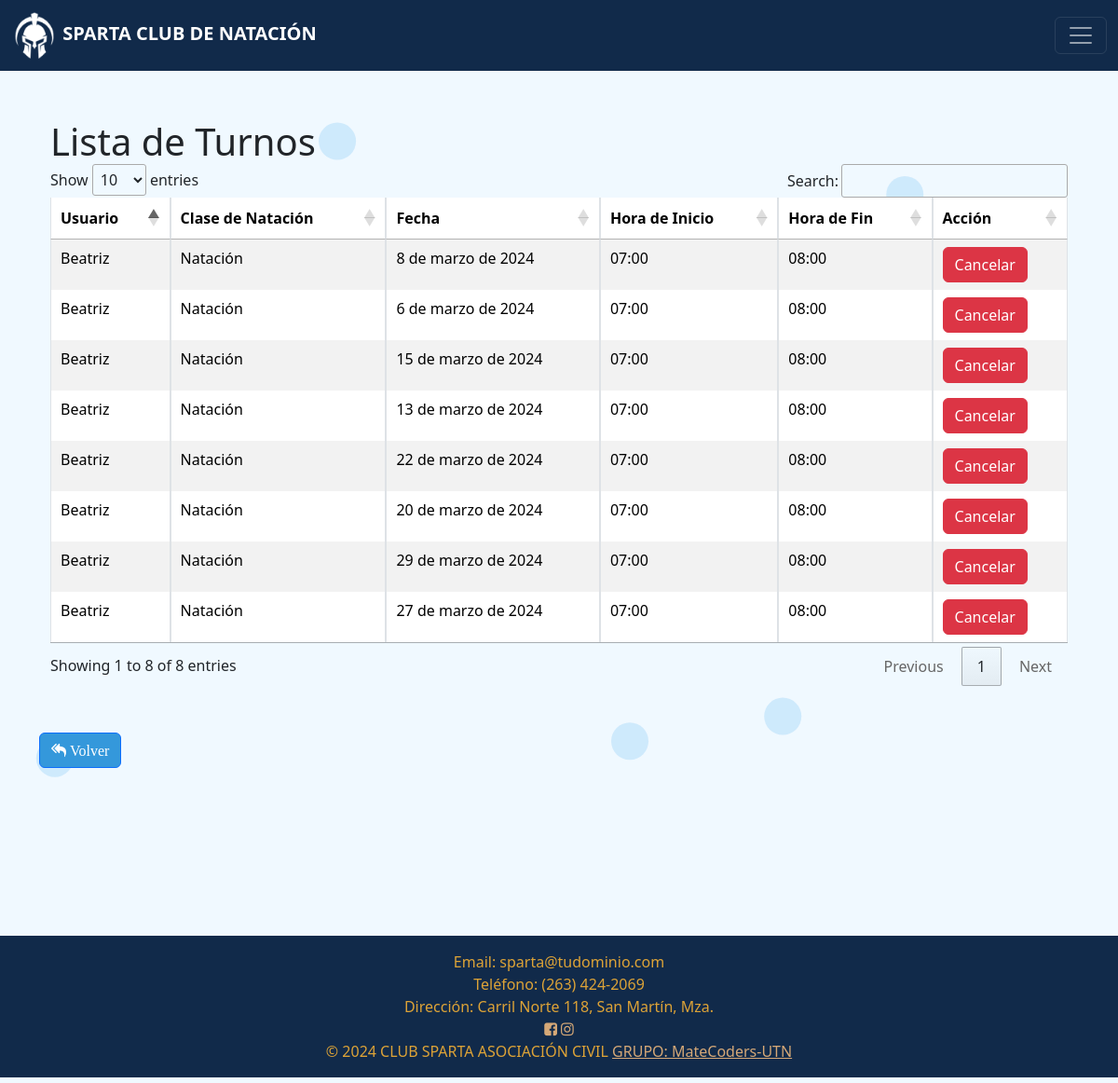
Screenshot of /ver-turnos/ (signed in) with the database file from the repository.
### TIENDA/models.py (models this page shows, shortened)
class InscripcionClase(models.Model):
    usuario = models.ForeignKey(CustomUser, on_delete=models.CASCADE)
    clase_natacion = models.ForeignKey(ClaseNatacion, on_delete=models.CASCADE)
    fecha_inscripcion = models.DateTimeField(auto_now_add=True)
    def obtener_nombre_clase(self):
        return self.clase_natacion.nombre
    def obtener_fecha(self):
        return self.clase_natacion.fecha
    def obtener_hora_inicio(self):
        return self.clase_natacion.hora_inicio
    def obtener_hora_fin(self):
        return self.clase_natacion.hora_fin

class ClaseNatacion(models.Model):
    nombre = models.CharField(max_length=100)
    fecha = models.DateField()
    hora_inicio = models.TimeField()
    hora_fin = models.TimeField()
    cupos_disponibles = models.PositiveIntegerField(default=0)
    precio = models.DecimalField(max_digits=10, decimal_places=2)
    imagen = models.ImageField(upload_to='clase_imagenes/', null=True, blank=True)  # Campo de imagen

### USUARIOS/models.py (models this page shows, shortened)
class CustomUser(AbstractUser):
    direccion = models.CharField(max_length=255)
    telefono = models.CharField(max_length=15)
    SEXO_CHOICES = [('M', 'Masculino'), ('F', 'Femenino')]
    sexo = models.CharField(choices=SEXO_CHOICES, max_length=1)
    edad = models.IntegerField(default=18)  # O cualquier valor predeterminado que desees
    telefono_emergencia = models.CharField(max_length=15)
    alergias = models.TextField(blank=True, null=True)
    class Meta:
        verbose_name = 'Usuario Personalizado'
        verbose_name_plural = 'Usuarios Personalizados'

### TIENDA/views.py (the view)
# urls.py: path('ver-turnos/', views.ver_turnos, name='ver_turnos'),
@login_required
def ver_turnos(request):
    fecha_actual = datetime.now()
    if request.user.is_superuser:
        turnos = InscripcionClase.objects.filter(clase_natacion__fecha__gte=fecha_actual)
    else:
        turnos = InscripcionClase.objects.filter(usuario=request.user, clase_natacion__fecha__gte=fecha_actual)
    return render(request, 'tienda/ver_turnos.html', {'turnos': turnos})

### TIENDA/templates/tienda/ver_turnos.html (shortened to what this page needs)
{% extends 'tienda/layout.html' %}
{% load static %}
{% block body %}
  <div class="container mt-5">
    <h1>Lista de Turnos</h1>
    <table id="turnos-table" class="table table-bordered table-striped">
      <thead class="thead-light">
        <tr>
          <th>Usuario</th>
          <th>Clase de Natación</th>
          <th>Fecha</th>
          <th>Hora de Inicio</th>
          <th>Hora de Fin</th>
          <th>Acción</th>
        </tr>
      </thead>
      <tbody>
        {% for turno in turnos %}
          <tr>
            <td>{{ turno.usuario.username }}</td>
            <td>{{ turno.obtener_nombre_clase }}</td>
            <td>{{ turno.obtener_fecha }}</td>
            <td>{{ turno.obtener_hora_inicio }}</td>
            <td>{{ turno.obtener_hora_fin }}</td>
            <td>
              <button class="btn btn-danger cancelar-turno" data-turno-id="{{ turno.id }}" data-enviar-json="true">Cancelar</button>
            </td>
          </tr>
        {% endfor %}
      </tbody>
    </table>
  </div>
  <a href="{% url 'tienda:home' %}" class="btn btn-primary btn-volver"><i class="fa fa-reply-all" aria-hidden="true"> Volver</i></a>
{% endblock body %}

### static/css/styles.css (style rules this page uses)
body h1, body h2, body h3, body p { margin: 0; }
body { display: flex; flex-direction: column; min-height: 100vh; margin: 0; overflow: auto; position: relative; z-index: 0; }
body, html { margin: 0; padding: 0; position: relative; margin-bottom: 0px; background-color: #F0F9FF; }
.container { flex: 1; margin-top: 80px; margin-bottom: 50px; position: relative; z-index: 2; }
.btn-volver { background-color: #3498DB!important; }

### rows the page displays
InscripcionClase: usuario.username "Beatriz", obtener_nombre_clase "Natación", obtener_fecha "8 de marzo de 2024", obtener_hora_inicio "07:00", obtener_hora_fin "08:00"
InscripcionClase: usuario.username "Beatriz", obtener_nombre_clase "Natación", obtener_fecha "6 de marzo de 2024", obtener_hora_inicio "07:00", obtener_hora_fin "08:00"
InscripcionClase: usuario.username "Beatriz", obtener_nombre_clase "Natación", obtener_fecha "15 de marzo de 2024", obtener_hora_inicio "07:00", obtener_hora_fin "08:00"
InscripcionClase: usuario.username "Beatriz", obtener_nombre_clase "Natación", obtener_fecha "13 de marzo de 2024", obtener_hora_inicio "07:00", obtener_hora_fin "08:00"
InscripcionClase: usuario.username "Beatriz", obtener_nombre_clase "Natación", obtener_fecha "22 de marzo de 2024", obtener_hora_inicio "07:00", obtener_hora_fin "08:00"
InscripcionClase: usuario.username "Beatriz", obtener_nombre_clase "Natación", obtener_fecha "20 de marzo de 2024", obtener_hora_inicio "07:00", obtener_hora_fin "08:00"
InscripcionClase: usuario.username "Beatriz", obtener_nombre_clase "Natación", obtener_fecha "29 de marzo de 2024", obtener_hora_inicio "07:00", obtener_hora_fin "08:00"
InscripcionClase: usuario.username "Beatriz", obtener_nombre_clase "Natación", obtener_fecha "27 de marzo de 2024", obtener_hora_inicio "07:00", obtener_hora_fin "08:00"
